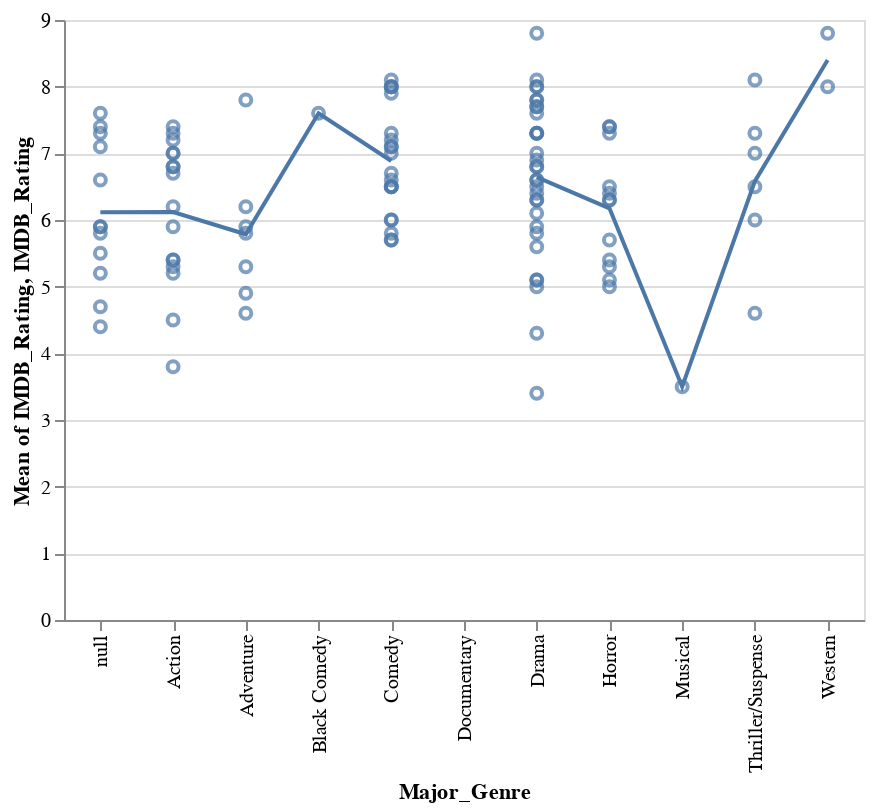

The notebook cell this image was saved under:
### Markdown cell above
In practice, instead of having two different charts that share the same x and y axis, we might want to combine them by overlaying the two charts together.

You can do this by **layering** two charts. To do that, simply add the two charts together using `+`, or pass both charts to the `alt.layer()` function (for more information, see the [layering documentation](https://altair-viz.github.io/user_guide/compound_charts.html#layered-charts)).

Create a chart that layers your chart from **Q1.3** (mean of IMDB rating by major genre) on top of your chart from **Q1.1** in order to show the means and the raw data at the same time.

### Code cell
layer_two_charts = mean_rating_chart + genre_rating
layer_two_charts
